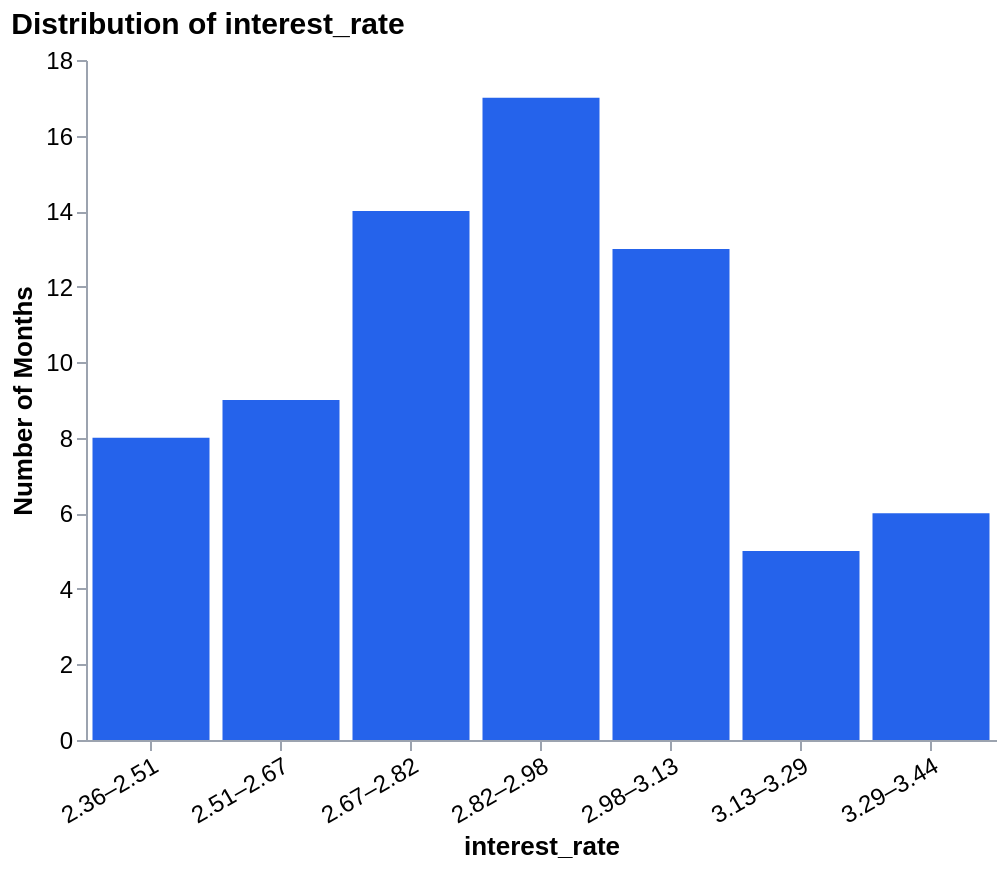

The notebook cell this image was saved under:
### Code cell
numeric_distribution('interest_rate', min_bins=6, max_bins=12)

### Figure 1 — Vega-Lite specification as saved in the notebook (floating-point values rounded to 4 significant figures)
{"config": {"view": {"continuousWidth": 300, "continuousHeight": 300, "strokeWidth": 0}, "axis": {"domainColor": "#9ca3af", "labelColor": "#000", "labelFontSize": 12, "labelLimit": 160, "tickColor": "#9ca3af", "titleColor": "#000", "titleFontSize": 13}}, "data": {"name": "data-f94863cee50edc8aec433da20d4c9a76"}, "mark": {"type": "bar", "color": "#2563eb"}, "encoding": {"tooltip": [{"field": "Bin", "title": "interest_rate", "type": "nominal"}, {"field": "Count", "format": ",", "title": "Months", "type": "quantitative"}], "x": {"axis": {"grid": false, "labelAngle": -30}, "field": "Bin", "sort": ["2.36–2.51", "2.51–2.67", "2.67–2.82", "2.82–2.98", "2.98–3.13", "3.13–3.29", "3.29–3.44"], "title": "interest_rate", "type": "nominal"}, "y": {"axis": {"grid": false}, "field": "Count", "title": "Number of Months", "type": "quantitative"}}, "height": 340, "title": {"text": "Distribution of interest_rate", "anchor": "start", "fontSize": 15}, "width": 455, "$schema": "https://vega.github.io/schema/vega-lite/v5.20.1.json", "datasets": {"data-f94863cee50edc8aec433da20d4c9a76": [{"Bin": "2.36–2.51", "Count": 8}, {"Bin": "2.51–2.67", "Count": 9}, {"Bin": "2.67–2.82", "Count": 14}, {"Bin": "2.82–2.98", "Count": 17}, {"Bin": "2.98–3.13", "Count": 13}, {"Bin": "3.13–3.29", "Count": 5}, {"Bin": "3.29–3.44", "Count": 6}]}}
